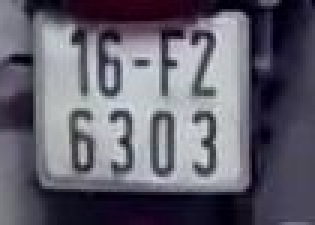
#> input picture test/16F26303.jpeg, 105 x 75 px (shown 3 times larger); its folder holds 4 pictures in this run
$ jupyter execute --allow-errors test_code.ipynb
#> lines starting #> are read from the running program, lines starting #| are printed output that depends on the picture
[cell 1]
import cv2
import numpy as np
import os.path
import matplotlib.pyplot as plt

[cell 2]
dataset_dir="/home/hoangnt/workspace/Project/DL/License_Plate_Recognition/test/"
extension=".jpeg"

[cell 3]
class IdentityMetadata():
    def __init__(self, base, file):
        # dataset base directory
        self.base = base
        # image file name
        self.file = file

    def __repr__(self):
        return self.image_path()

    def image_path(self):
        return os.path.join(self.base, self.file)

class IdentityLabels():
    def __init__(self, img_name):
        # image file name
        self.img_name = img_name
    def __repr__(self):
        return self.image_path()
    def image_path(self):
        return os.path.join(self.img_name)
    def label(self):
        return os.path.join(self.file)

def load_metadata(path):
#> called with path = 'test'
    metadata = []
    for i in os.listdir(path):
        metadata.append(IdentityMetadata(path, i))
#> pass 2 of the loop in load_metadata, `for i in os.listdir(path):`:
#> pass 3 of the loop in load_metadata, `for i in os.listdir(path):`:
#> the loop made 4 passes; the first 3 are shown
    return np.array(metadata)
def load_label(path):
#> called with path = 'test'
    label = []
    for i in os.listdir(path):
        label.append(IdentityLabels(i.split('.')[0]))
#> pass 2 of the loop in load_label, `for i in os.listdir(path):`:
#> pass 3 of the loop in load_label, `for i in os.listdir(path):`:
#> the loop made 4 passes; the first 3 are shown
    return np.array(label)

[cell 4]
metadata = load_metadata('test')

#> (a cell that did not finish here is left out)

[cell 6]
labels = load_label('test')

[cell 7]
labels = np.asarray(labels, dtype=np.str)

[cell 8]
labels

[cell 9]
for i in range(0, metadata.size):
    print(metadata[i])

[cell 10]
data = []
for i in range(0, metadata.size):
    x = cv2.imread(str(metadata[i]), 0)
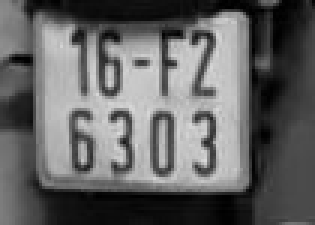
#> x: shape (75, 105) (shown 3 times larger); min 0, max 217, mean 99.4
    data.append(x)
#> pass 2 of the loop `for i in range(0, metadata.size):`:
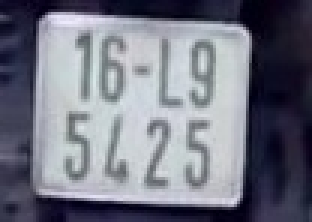
#> input picture test/16L95425.jpeg, 104 x 74 px (shown 3 times larger)
#> `x = cv2.imread(str(metadata[i]), 0)`:
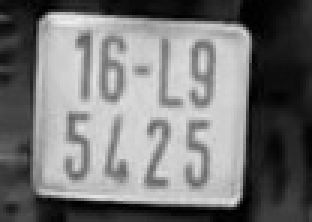
#> x: shape (74, 104) (shown 3 times larger); min 0, max 237, mean 117.7
#> pass 3 of the loop `for i in range(0, metadata.size):`:
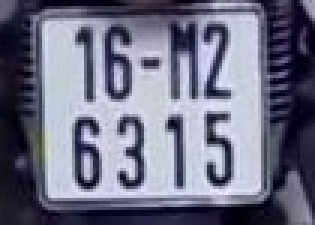
#> input picture test/16M26315.jpeg, 105 x 75 px (shown 3 times larger)
#> `x = cv2.imread(str(metadata[i]), 0)`:
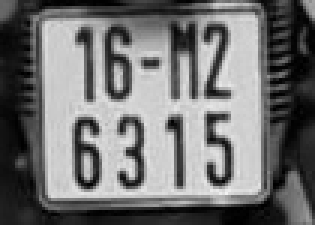
#> x: shape (75, 105) (shown 3 times larger); min 0, max 242, mean 113.6
#> the loop made 4 passes; the first 3 are shown

[cell 11]
data

[cell 12]
for i in range(len(data)):
    plt.subplot(2,2,i+1)
    plt.imshow(data[i])
plt.show()
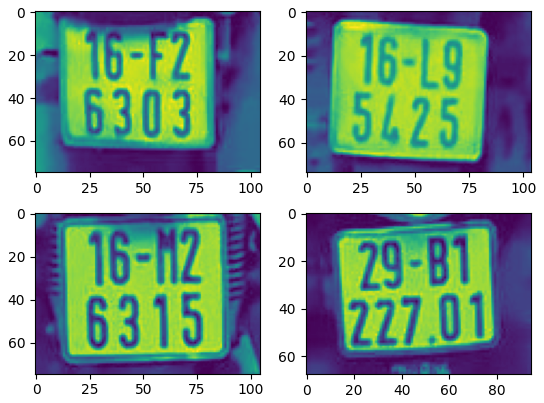
#> figure drawn by matplotlib, 4 panels
